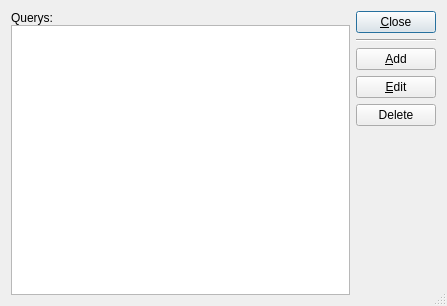
<ui version="4.0" >
 <comment> * OpenRPT report writer and rendering engine
 * Copyright (C) 2001-2008 by OpenMFG, LLC
 *
 * This library is free software; you can redistribute it and/or
 * modify it under the terms of the GNU Lesser General Public
 * License as published by the Free Software Foundation; either
 * version 2.1 of the License, or (at your option) any later version.
 *
 * This library is distributed in the hope that it will be useful,
 * but WITHOUT ANY WARRANTY; without even the implied warranty of
 * MERCHANTABILITY or FITNESS FOR A PARTICULAR PURPOSE. See the GNU
 * Lesser General Public License for more details.
 *
 * You should have received a copy of the GNU Lesser General Public
 * License along with this library; if not, write to the Free Software
 * Foundation, Inc., 59 Temple Place, Suite 330, Boston, MA 02111-1307 USA
 * Please contact info@openmfg.com with any questions on this license.</comment>
 <class>QueryList</class>
 <widget class="QDialog" name="QueryList" >
  <property name="geometry" >
   <rect>
    <x>0</x>
    <y>0</y>
    <width>447</width>
    <height>306</height>
   </rect>
  </property>
  <property name="windowTitle" >
   <string>Query List</string>
  </property>
  <property name="sizeGripEnabled" >
   <bool>true</bool>
  </property>
  <layout class="QHBoxLayout" >
   <property name="spacing" >
    <number>6</number>
   </property>
   <property name="margin" >
    <number>11</number>
   </property>
   <item>
    <layout class="QVBoxLayout" >
     <property name="spacing" >
      <number>0</number>
     </property>
     <property name="margin" >
      <number>0</number>
     </property>
     <item>
      <widget class="QLabel" name="labelQuery" >
       <property name="text" >
        <string>Querys:</string>
       </property>
       <property name="buddy" >
        <cstring>lbQuerys</cstring>
       </property>
      </widget>
     </item>
     <item>
      <widget class="QListWidget" name="lbQuerys" />
     </item>
    </layout>
   </item>
   <item>
    <layout class="QVBoxLayout" >
     <property name="spacing" >
      <number>6</number>
     </property>
     <property name="margin" >
      <number>0</number>
     </property>
     <item>
      <widget class="QPushButton" name="btnClose" >
       <property name="text" >
        <string>&amp;Close</string>
       </property>
      </widget>
     </item>
     <item>
      <widget class="Line" name="Line1" >
       <property name="sizePolicy" >
        <sizepolicy vsizetype="Fixed" hsizetype="Minimum" >
         <horstretch>0</horstretch>
         <verstretch>0</verstretch>
        </sizepolicy>
       </property>
       <property name="frameShape" >
        <enum>QFrame::HLine</enum>
       </property>
       <property name="frameShadow" >
        <enum>QFrame::Sunken</enum>
       </property>
       <property name="orientation" >
        <enum>Qt::Horizontal</enum>
       </property>
      </widget>
     </item>
     <item>
      <widget class="QPushButton" name="btnAdd" >
       <property name="text" >
        <string>&amp;Add</string>
       </property>
      </widget>
     </item>
     <item>
      <widget class="QPushButton" name="btnEdit" >
       <property name="text" >
        <string>&amp;Edit</string>
       </property>
      </widget>
     </item>
     <item>
      <widget class="QPushButton" name="btnDelete" >
       <property name="text" >
        <string>Delete</string>
       </property>
      </widget>
     </item>
     <item>
      <spacer>
       <property name="orientation" >
        <enum>Qt::Vertical</enum>
       </property>
       <property name="sizeType" >
        <enum>QSizePolicy::Expanding</enum>
       </property>
       <property name="sizeHint" stdset="0" >
        <size>
         <width>20</width>
         <height>20</height>
        </size>
       </property>
      </spacer>
     </item>
    </layout>
   </item>
  </layout>
 </widget>
 <layoutdefault spacing="6" margin="11" />
 <pixmapfunction>qPixmapFromMimeSource</pixmapfunction>
 <tabstops>
  <tabstop>lbQuerys</tabstop>
  <tabstop>btnAdd</tabstop>
  <tabstop>btnEdit</tabstop>
  <tabstop>btnDelete</tabstop>
  <tabstop>btnClose</tabstop>
 </tabstops>
 <resources/>
 <connections>
  <connection>
   <sender>btnClose</sender>
   <signal>clicked()</signal>
   <receiver>QueryList</receiver>
   <slot>accept()</slot>
   <hints>
    <hint type="sourcelabel" >
     <x>20</x>
     <y>20</y>
    </hint>
    <hint type="destinationlabel" >
     <x>20</x>
     <y>20</y>
    </hint>
   </hints>
  </connection>
 </connections>
</ui>
